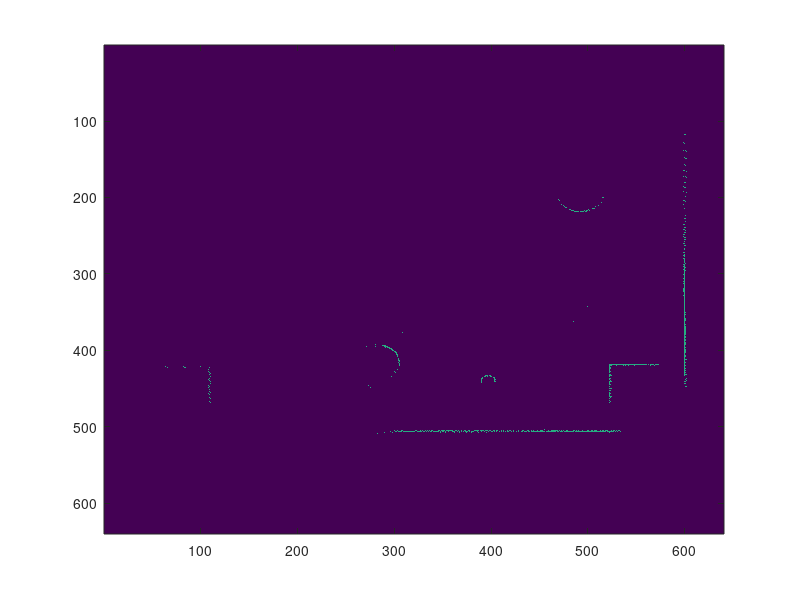

This figure's MATLAB source: (Note: this script raises an error after producing the figure.)
close all
load('map02.mat')
load('scan02.mat')

%% decalaration
mapZoom = 50;
conv = [0, 1/8, 0; 1/8, 1/2, 1/8; 0, 1/8, 0]; %convolution filter
mapSize = size(RobotPathLayer, 1);
tryNum = 200; % number of tryouts
pX = 380; % original x
pY = 312; % original y
pTheta = 0; % original theta 5.892
rX = int64(rand(tryNum,1)*60-30+pX); % random x values
rY = int64(rand(tryNum,1)*60-30+pY); % random y values
rTheta = rand(tryNum,1)*0.4-0.2+pTheta; % random theta values
rX(2,1) = pX;
rY(2,1) = pY;
rTheta(2,1) = pTheta;
res = zeros(tryNum, 1); % results - how good each iteration is 
myColorMap = ([1, 1, 1; jet; zeros(35, 3)]); % the color map for display
close all

%% search
fig1 = figure('Name', 'Original Map', 'NumberTitle','off');
image(RobotPathLayer);
Layer = DrawWall(laserScan, pX, pY, pTheta, mapZoom, mapSize);
fig2 = figure('Name', 'Original Laser', 'NumberTitle','off');
image(Layer);
scrsz = get(groot,'ScreenSize');
fig5 = figure('Name', 'Meantime results','Position',[0 0 scrsz(3) scrsz(4)], 'NumberTitle','off');
for i = 1:size(rX, 1)
    Layer = DrawWall(laserScan, rX(i, 1), rY(i, 1), pTheta, mapZoom, mapSize);
    Layer = conv2(Layer, conv, 'same')*1.6;
    ModRobotPathLayer = conv2(RobotPathLayer, conv, 'same')*1.6;
    ModRobotPathLayer = ModRobotPathLayer - Layer;
    ModRobotPathLayer(ModRobotPathLayer<=0)=0;
    image(ModRobotPathLayer + 2 * Layer);
    res(i,1) = sum(sum(ModRobotPathLayer));
    %pause(0.1);
end
close(fig5)
%% results
fig4 = figure('Name', 'Results', 'NumberTitle','off');
hold on
plot(res, 'b');
plot(rX, 'g');
plot(rY, 'r');

fig3 = figure('Name', 'Results on Map', 'NumberTitle','off'); 
[minRes, minResIndex] = sort(res);
minRes = minRes(1:5); % first 5 best result
minResIndex = minResIndex(1:5); % first 5 best result's index
colormap(myColorMap)
Layer = DrawWall(laserScan, rX(minResIndex(1), 1), rY(minResIndex(1), 1), pTheta, mapZoom, mapSize);
image(RobotPathLayer /3 + Layer * 1.5);
for i = 1:size(minRes, 1)
    fprintf('Good results: x:%d y:%d theta:%5.2f result: %d\n',rX(minResIndex(i), 1), rY(minResIndex(i), 1), rTheta(minResIndex(i), 1), res(minResIndex(i), 1))
end
colorbar
